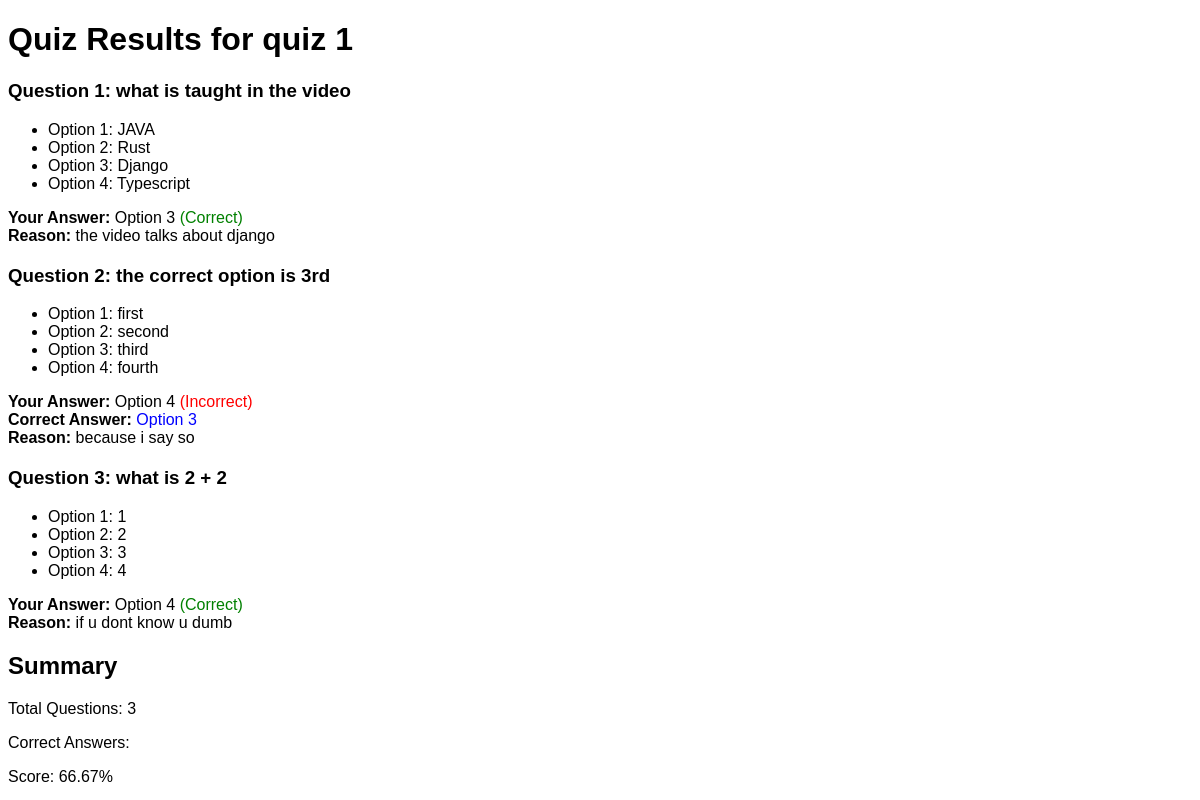
/quiz/1/result/ (signed in), run on the app's committed database.
### app/models.py (models this page shows, shortened)
class Quiz(models.Model):
    course = models.ForeignKey(Course, related_name='quizzes', on_delete=models.CASCADE)
    topic = models.ForeignKey(Topic, related_name='quizzes', on_delete=models.CASCADE)
    title = models.CharField(max_length=100)
    weight = models.FloatField(default=0)
    description = models.TextField(blank=True, null=True)
    due_date = models.DateTimeField(default=timezone.now)

class QuizQuestion(models.Model):
    quiz = models.ForeignKey(Quiz, related_name='quiz_questions', on_delete=models.CASCADE)
    question_no = models.IntegerField()
    question_text = models.TextField(max_length=255)
    option1 = models.CharField(max_length=255)
    option2 = models.CharField(max_length=255)
    option3 = models.CharField(max_length=255)
    option4 = models.CharField(max_length=255)
    correct_option = models.CharField(
        max_length=2,
        choices=[
            ('1', 'Option 1'),
            ('2', 'Option 2'),
            ('3', 'Option 3'),
            ('4', 'Option 4')
        ]
    )
    reason = models.TextField()

class SelectedAnswer(models.Model):
    student = models.ForeignKey(Student, related_name='selected_answers', on_delete=models.CASCADE)
    quiz = models.ForeignKey(Quiz, related_name='selected_answers', on_delete=models.CASCADE)
    question = models.ForeignKey(QuizQuestion, related_name='selected_answers', on_delete=models.CASCADE)
    selected_option = models.CharField(max_length=2)

### app/views.py (the view)
# urls.py: path('quiz/<int:quiz_id>/result/', quiz_result, name='quiz_result'),
@login_required
def quiz_result(request, quiz_id):
    quiz = get_object_or_404(Quiz, id=quiz_id)
    student = Student.objects.get(user=request.user)
    questions = quiz.quiz_questions.all().order_by('question_no')
    quiz_result = get_object_or_404(QuizResult, quiz=quiz, student=student)
    selected_answers = SelectedAnswer.objects.filter(student=student, quiz=quiz).select_related('question')
    total_questions = questions.count()
    percentage_score = round((quiz_result.score / total_questions) * 100, 2)
    return render(request, 'quiz_result.html', {
        'quiz': quiz,
        'questions': questions,
        'quiz_result': quiz_result,
        'selected_answers': selected_answers,
        'percentage_score': percentage_score,  # Pass percentage score to the template
    })

### app/templates/quiz_result.html (shortened to what this page needs)
<!DOCTYPE html>
<html lang="en">
<head>
</head>
<body>
    <h1>Quiz Results for {{ quiz.title }}</h1>
    {% for question in questions %}
    <div class="question">
        <h3>Question {{ question.question_no }}: {{ question.question_text }}</h3>
        <ul>
            <li>Option 1: {{ question.option1 }}</li>
            <li>Option 2: {{ question.option2 }}</li>
            <li>Option 3: {{ question.option3 }}</li>
            <li>Option 4: {{ question.option4 }}</li>
        </ul>
        <p>
            <strong>Your Answer:</strong>
            {% for selected_answer in selected_answers %}
                {% if selected_answer.question == question %}
                    Option {{ selected_answer.selected_option }}
                {% endif %}
            {% empty %}
                N/A
            {% endfor %}
            {% if selected_answers %}
                {% for selected_answer in selected_answers %}
                    {% if selected_answer.question == question %}
                        {% if selected_answer.selected_option == question.correct_option %}
                            <span class="correct">(Correct)</span><br>
                            <strong>Reason:</strong> {{ question.reason }}
                        {% else %}
                            <span class="incorrect">(Incorrect)</span><br>
                            <strong>Correct Answer:</strong> <span class="correct-answer">Option {{ question.correct_option }}</span><br>
                            <strong>Reason:</strong> {{ question.reason }}
                        {% endif %}
                    {% endif %}
                {% endfor %}
            {% endif %}
        </p>
    </div>
    {% endfor %}
    <h2>Summary</h2>
    <p>Total Questions: {{ questions.count }}</p>
    <p>Correct Answers: {{ quiz_result.correct_answers_count }}</p>
    <p>Score: {{ percentage_score }}%</p>
</body>
</html>

### app/templates/quiz_result.html (style rules this page uses)
body { font-family: Arial, sans-serif; }
.question { margin-bottom: 20px; }
.correct { color: green; }
.incorrect { color: red; }
.correct-answer { color: blue; }

### data on the page
Quiz: title "quiz 1"
QuizQuestion: question_no "1", question_text "what is taught in the video", option1 "JAVA", option2 "Rust", option3 "Django", option4 "Typescript", reason "the video talks about django"
SelectedAnswer: selected_option "3"
QuizQuestion: question_no "2", question_text "the correct option is 3rd", option1 "first", option2 "second", option3 "third", option4 "fourth", correct_option "3", reason "because i say so"
SelectedAnswer: selected_option "4"
QuizQuestion: question_no "3", question_text "what is 2 + 2", option1 "1", option2 "2", option3 "3", option4 "4", reason "if u dont know u dumb"
SelectedAnswer: selected_option "4"

### other printed values
{{ questions.count }} "3"
{{ percentage_score }} "66.67"
